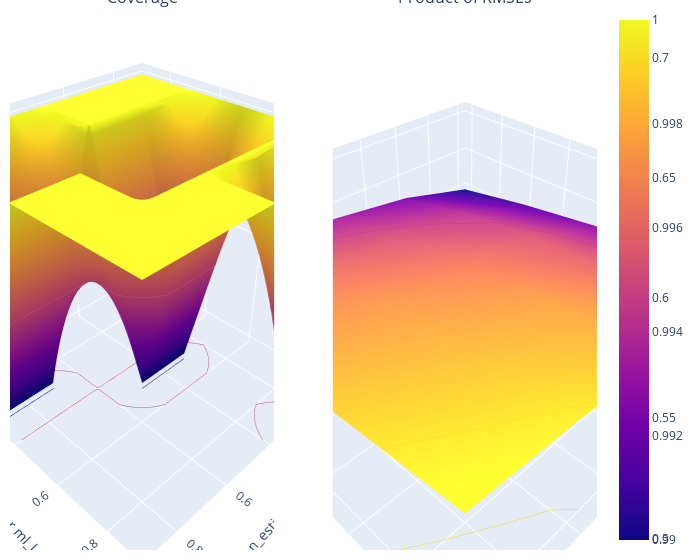

Notebook code cell kept with this figure:
### Code cell
import plotly.graph_objects as go
from plotly.subplots import make_subplots

x, y = np.meshgrid(n_estimators_list, n_estimators_list)

fig = make_subplots(rows=1, cols=2,
                    specs=[[{'is_3d': True}, {'is_3d': True}]],
                    subplot_titles=['Coverage', 'Product of RMSEs'],
                    )

fig.add_trace(go.Surface(x=x, y=y, z=coverage.mean(0)), 1, 1)
fig.add_trace(go.Surface(x=x, y=y, z=rmses_ml_g.mean(0) * rmses_ml_m.mean(0)), 1, 2)

fig.update_traces(contours_z=dict(show=True, usecolormap=True,
                                  highlightcolor="limegreen", project_z=True))

fig.update_layout(scene = dict(
                    xaxis_title='n_estimators for ml_l',
                    yaxis_title='n_estimators for ml_l',
                    zaxis_title='Coverage'),
                    width=700,
                    margin=dict(r=20, b=10, l=10, t=10))

fig.show()

### Figure 1 — Plotly figure (JSON) as saved in the notebook; plotly's stock layout.template omitted (floating-point values rounded to 4 significant figures)
{"data": [{"contours": {"z": {"highlightcolor": "limegreen", "project": {"z": true}, "show": true, "usecolormap": true}}, "scene": "scene", "type": "surface", "x": [[0.1, 0.3, 0.5, 0.7, 0.9], [0.1, 0.3, 0.5, 0.7, 0.9], [0.1, 0.3, 0.5, 0.7, 0.9], [0.1, 0.3, 0.5, 0.7, 0.9], [0.1, 0.3, 0.5, 0.7, 0.9]], "y": [[0.1, 0.1, 0.1, 0.1, 0.1], [0.3, 0.3, 0.3, 0.3, 0.3], [0.5, 0.5, 0.5, 0.5, 0.5], [0.7, 0.7, 0.7, 0.7, 0.7], [0.9, 0.9, 0.9, 0.9, 0.9]], "z": [[1, 1, 1, 1, 1], [1, 1, 1, 0.99, 0.99], [1, 0.99, 0.99, 1, 1], [1, 1, 1, 1, 1], [1, 0.99, 1, 1, 1]]}, {"contours": {"z": {"highlightcolor": "limegreen", "project": {"z": true}, "show": true, "usecolormap": true}}, "scene": "scene2", "type": "surface", "x": [[0.1, 0.3, 0.5, 0.7, 0.9], [0.1, 0.3, 0.5, 0.7, 0.9], [0.1, 0.3, 0.5, 0.7, 0.9], [0.1, 0.3, 0.5, 0.7, 0.9], [0.1, 0.3, 0.5, 0.7, 0.9]], "y": [[0.1, 0.1, 0.1, 0.1, 0.1], [0.3, 0.3, 0.3, 0.3, 0.3], [0.5, 0.5, 0.5, 0.5, 0.5], [0.7, 0.7, 0.7, 0.7, 0.7], [0.9, 0.9, 0.9, 0.9, 0.9]], "z": [[0.4994, 0.5491, 0.5747, 0.59, 0.6033], [0.5319, 0.5881, 0.6124, 0.6294, 0.6428], [0.5573, 0.6148, 0.6404, 0.6577, 0.6652], [0.5752, 0.6265, 0.6631, 0.6782, 0.6931], [0.5976, 0.6513, 0.6788, 0.7037, 0.7155]]}], "layout": {"annotations": [{"font": {"size": 16}, "showarrow": false, "text": "Coverage", "x": 0.225, "xanchor": "center", "xref": "paper", "y": 1, "yanchor": "bottom", "yref": "paper"}, {"font": {"size": 16}, "showarrow": false, "text": "Product of RMSEs", "x": 0.775, "xanchor": "center", "xref": "paper", "y": 1, "yanchor": "bottom", "yref": "paper"}], "margin": {"b": 10, "l": 10, "r": 20, "t": 10}, "scene": {"domain": {"x": [0, 0.45], "y": [0, 1]}, "xaxis": {"title": {"text": "n_estimators for ml_l"}}, "yaxis": {"title": {"text": "n_estimators for ml_l"}}, "zaxis": {"title": {"text": "Coverage"}}}, "scene2": {"domain": {"x": [0.55, 1], "y": [0, 1]}}, "width": 700}}
